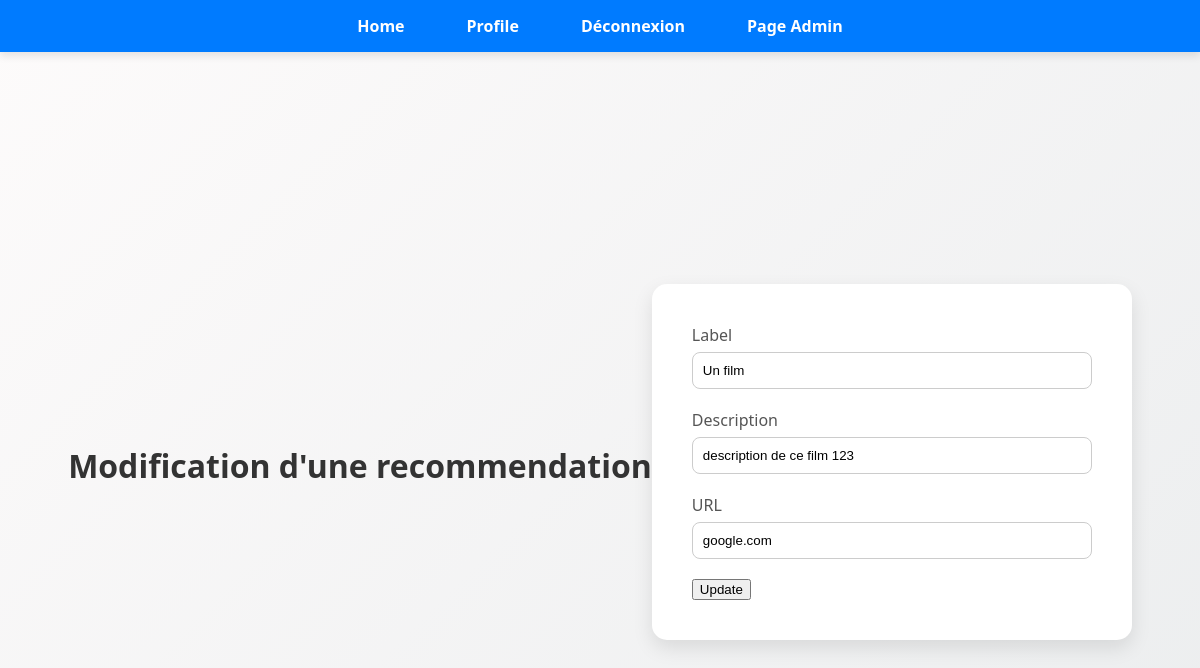
The app's page /editReco.php?id=1 (signed in) with its own data.
### tables this page shows
CREATE TABLE `reco_item` (
  `id` int(11) NOT NULL,
  `label` varchar(100) NOT NULL,
  `description` text,
  `url` varchar(255) NOT NULL,
  `created_at` timestamp NOT NULL DEFAULT CURRENT_TIMESTAMP,
  `updated_at` timestamp NOT NULL DEFAULT CURRENT_TIMESTAMP
);

### editReco.php (the view, shortened to what this page needs)
<?php
require_once "_header.php";
require_once "_menu.php";
include_once "connection.php";
$id = $_GET['id'];
$query = "SELECT label, description, url FROM reco_item WHERE id=:id";
$stmt_sql = $connexion->prepare($query);
$stmt_sql->execute(['id' => $id]);
$row = $stmt_sql->fetch(PDO::FETCH_ASSOC);
$label = $row['label'];
$description = $row['description'];
$url = $row['url'];
?>
<!DOCTYPE html>
<html lang="en">
<head>
</head>
<body>
    <h1>Modification d'une recommendation</h1>
    <form method="POST">
        <div>
            <label for="inputLabel" >Label</label>
            <input type="text" id="inputLabel" name="inputLabel" required value="<?php echo htmlspecialchars($label); ?>">
        </div>
        <div>
            <label for="inputDescription">Description</label>
            <input type="text" id="inputDescription" name="inputDescription" required value="<?php echo htmlspecialchars($description);  ?>" >
        </div>
        <div>
            <label for="inputUrl">URL</label>
            <input type="text" id="inputUrl" name="inputUrl" required value="<?php echo htmlspecialchars($url);  ?>" >
        </div>
        <button type="submit">Update</button>
    </form>
</body>
</html>

### styles/main.css (style rules this page uses)
body { background: linear-gradient(135deg, #fdfbfb, #ebedee); font-family: 'Segoe UI', Tahoma, Geneva, Verdana, sans-serif; display: flex; justify-content: center; align-items: center; height: 100vh; margin: 0; }
form { background-color: white; padding: 40px; border-radius: 15px; box-shadow: 0 8px 20px rgba(0, 0, 0, 0.1); width: 400px; }
h1 { text-align: center; color: #333; margin-bottom: 30px; }
label { display: block; margin-bottom: 6px; color: #555; }
input[type="text"], input[type="email"], input[type="password"] { width: 100%; padding: 10px; margin-bottom: 20px; border: 1px solid #ccc; border-radius: 8px; box-sizing: border-box; }

### _menu.php (style rules this page uses)
body { padding-top: 70px; }

### records on screen
reco_item: inputLabel "Un film", inputDescription "description de ce film 123", inputUrl "google.com"
